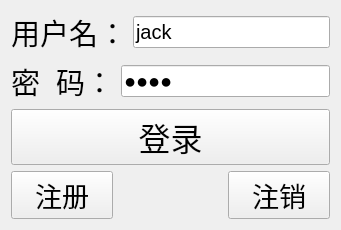
<?xml version="1.0" encoding="UTF-8"?>
<ui version="4.0">
 <class>TcpClient</class>
 <widget class="QWidget" name="TcpClient">
  <property name="geometry">
   <rect>
    <x>0</x>
    <y>0</y>
    <width>341</width>
    <height>216</height>
   </rect>
  </property>
  <property name="windowTitle">
   <string>TcpClient</string>
  </property>
  <layout class="QGridLayout" name="gridLayout">
   <item row="0" column="0">
    <layout class="QHBoxLayout" name="horizontalLayout_2">
     <item>
      <widget class="QLabel" name="label">
       <property name="font">
        <font>
         <pointsize>22</pointsize>
        </font>
       </property>
       <property name="text">
        <string>用户名：</string>
       </property>
      </widget>
     </item>
     <item>
      <widget class="QLineEdit" name="lineEdit_username">
       <property name="font">
        <font>
         <pointsize>15</pointsize>
        </font>
       </property>
       <property name="text">
        <string>jack</string>
       </property>
      </widget>
     </item>
    </layout>
   </item>
   <item row="1" column="0">
    <layout class="QHBoxLayout" name="horizontalLayout">
     <item>
      <widget class="QLabel" name="label_2">
       <property name="font">
        <font>
         <pointsize>22</pointsize>
        </font>
       </property>
       <property name="text">
        <string>密  码：</string>
       </property>
      </widget>
     </item>
     <item>
      <widget class="QLineEdit" name="lineEdit_pwd">
       <property name="font">
        <font>
         <pointsize>15</pointsize>
        </font>
       </property>
       <property name="text">
        <string>jack</string>
       </property>
       <property name="echoMode">
        <enum>QLineEdit::Password</enum>
       </property>
      </widget>
     </item>
    </layout>
   </item>
   <item row="2" column="0">
    <widget class="QPushButton" name="pushButton_login">
     <property name="font">
      <font>
       <pointsize>24</pointsize>
      </font>
     </property>
     <property name="text">
      <string>登录</string>
     </property>
    </widget>
   </item>
   <item row="3" column="0">
    <layout class="QHBoxLayout" name="horizontalLayout_3">
     <item>
      <widget class="QPushButton" name="pushButton_reg">
       <property name="font">
        <font>
         <pointsize>20</pointsize>
        </font>
       </property>
       <property name="text">
        <string>注册</string>
       </property>
      </widget>
     </item>
     <item>
      <widget class="QLabel" name="label_3">
       <property name="text">
        <string/>
       </property>
      </widget>
     </item>
     <item>
      <widget class="QPushButton" name="pushButton_logout">
       <property name="font">
        <font>
         <pointsize>20</pointsize>
        </font>
       </property>
       <property name="text">
        <string>注销</string>
       </property>
      </widget>
     </item>
    </layout>
   </item>
  </layout>
 </widget>
 <resources/>
 <connections/>
</ui>
